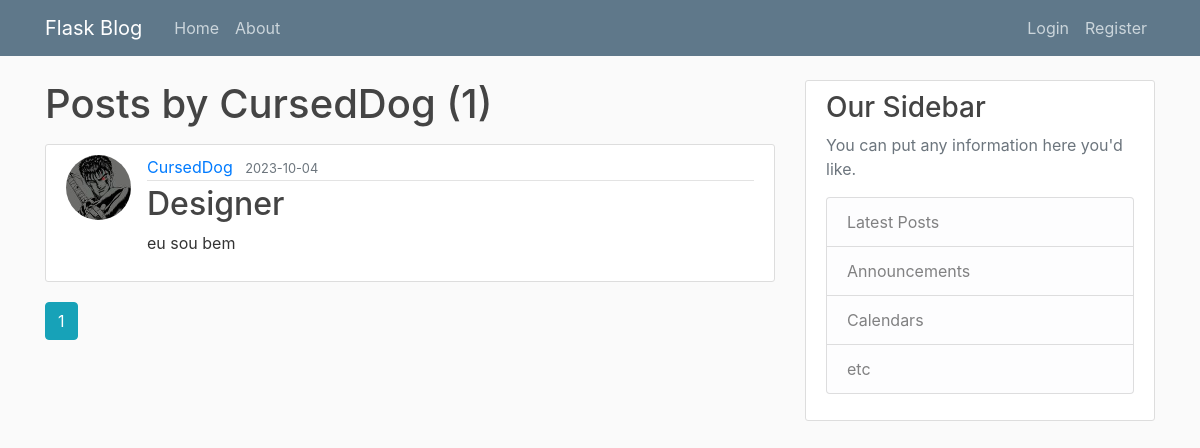
The app's page /user/CursedDog, older data.
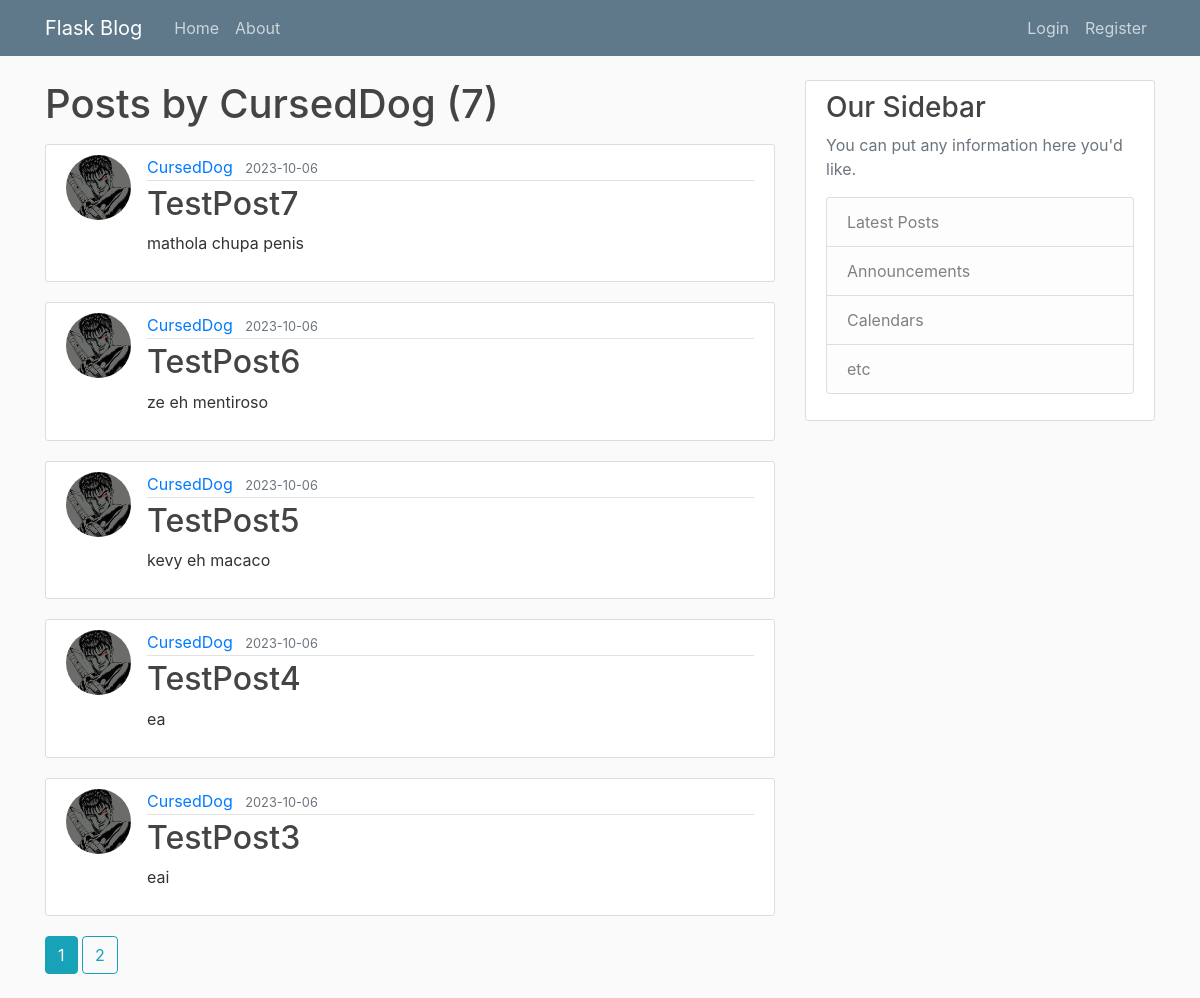
The same page, newer data.
### flaskblog/models.py (models this page shows, shortened)
class Post(db.Model):
    id = db.Column(db.Integer, primary_key=True)
    title = db.Column(db.String(100), nullable=False)
    date_posted = db.Column(db.DateTime, nullable=False, default=datetime.utcnow)
    content = db.Column(db.Text, nullable=False)
    user_id = db.Column(db.Integer, db.ForeignKey("user.id"), nullable=False)

class User(db.Model, UserMixin):
    id = db.Column(db.Integer, primary_key=True)
    username = db.Column(db.String(20), unique=True, nullable=False)
    email = db.Column(db.String(120), unique=True, nullable=False)
    image_file = db.Column(db.String(20), nullable=False, default="default.jpg")
    password = db.Column(db.String(60), nullable=False)
    posts = db.relationship("Post", backref="author", lazy=True)

### flaskblog/routes.py (the view)
@app.route("/user/<string:username>")
def user_posts(username):
    page = request.args.get("page", 1, type=int)
    user = User.query.filter_by(username=username).first_or_404()
    posts = (
        Post.query.filter_by(author=user)
        .order_by(Post.date_posted.desc())
        .paginate(page=page, per_page=5)
    )
    return render_template("user_posts.html", posts=posts, user=user)

### flaskblog/templates/user_posts.html
{% extends "layout.html" %}
{% block content %}
    <h1 class="mb-3">Posts by {{ user.username }} ({{ posts.total }})</h1>
    {% for post in posts.items %}
        <article class="media content-section">
          <img class="rounded-circle article-img" src="{{ url_for('static', filename='profile_pics/' + post.author.image_file) }}">
          <div class="media-body">
            <div class="article-metadata">
              <a class="mr-2" href="{{ url_for('user_posts', username=post.author.username) }}">{{ post.author.username }}</a>
              <small class="text-muted">{{ post.date_posted.strftime('%Y-%m-%d') }}</small>
            </div>
            <h2><a class="article-title" href="{{ url_for('post', post_id=post.id) }}">{{ post.title }}</a></h2>
            <p class="article-content">{{ post.content }}</p>
          </div>
        </article>
    {% endfor %}
    {% for page_num in posts.iter_pages(left_edge=1, right_edge=1, left_current=1, right_current=2) %}
      {% if page_num %}
        {% if posts.page == page_num %}
          <a class="btn btn-info mb-4" href="{{ url_for('user_posts', username=user.username, page=page_num) }}">{{ page_num }}</a>
        {% else %}
          <a class="btn btn-outline-info mb-4" href="{{ url_for('user_posts', username=user.username, page=page_num) }}">{{ page_num }}</a>
        {% endif %}
      {% else %}
        ...
      {% endif %}
    {% endfor %}
{% endblock content %}

Row changes from the older to the newer data that the page shows:
no longer on this page (row unchanged): Post: image_file (picture), author.username "CursedDog", date_posted "2023-10-04", title "Designer", content "eu sou bem"
added Post: image_file (picture), author.username "CursedDog", date_posted "2023-10-06", title "TestPost7", content "mathola chupa penis"
added Post: image_file (picture), author.username "CursedDog", date_posted "2023-10-06", title "TestPost6", content "ze eh mentiroso"
added Post: image_file (picture), author.username "CursedDog", date_posted "2023-10-06", title "TestPost5", content "kevy eh macaco"
added Post: image_file (picture), author.username "CursedDog", date_posted "2023-10-06", title "TestPost4", content "ea"
added Post: image_file (picture), author.username "CursedDog", date_posted "2023-10-06", title "TestPost3", content "eai"
Text that changed along with them:
{{ posts.total }}: "1" → "7"
new list line: "2"
